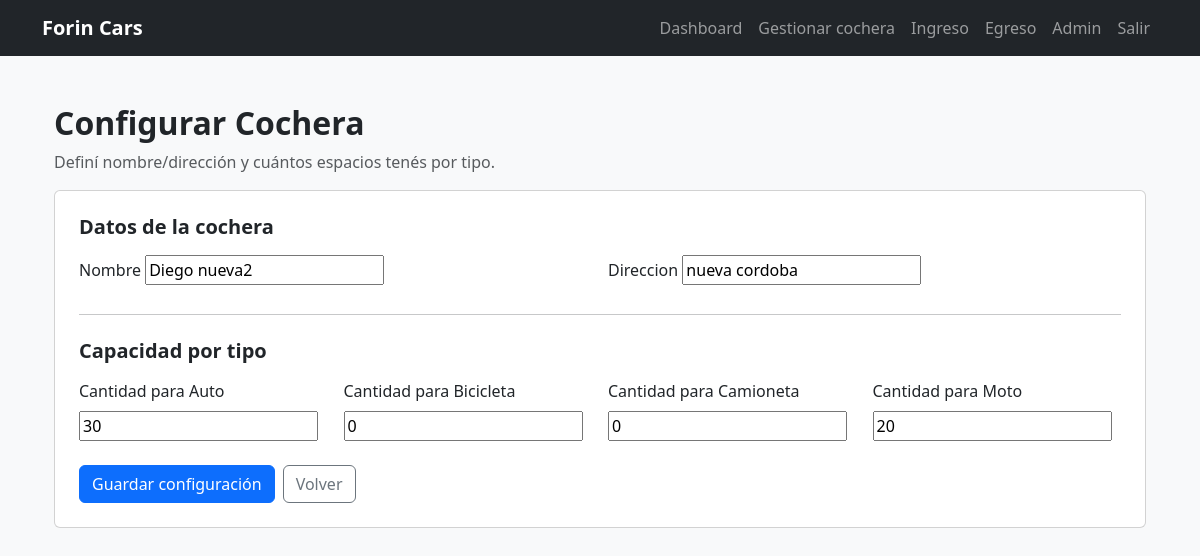
The app's page /parking/cocheras/1/editar/ (signed in), older data.
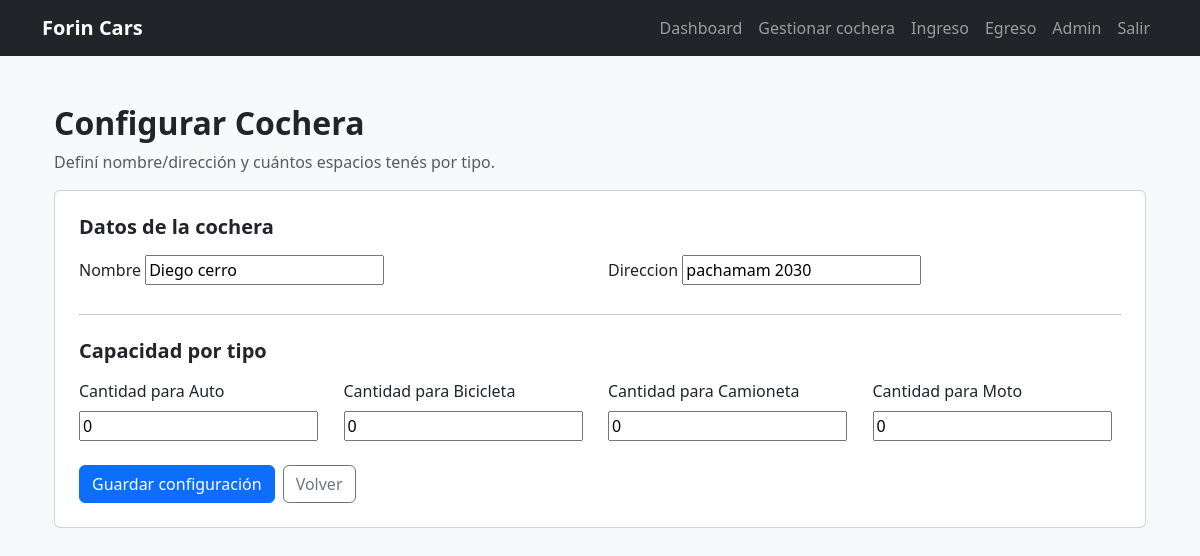
The same page, newer data.
### parking/models.py (models this page shows, shortened)
class Cochera(models.Model):
    owner = models.ForeignKey(settings.AUTH_USER_MODEL, on_delete=models.CASCADE, related_name="cocheras")
    nombre = models.CharField(max_length=120)
    direccion = models.CharField(max_length=200, blank=True)
    activa = models.BooleanField(default=True)
    created_at = models.DateTimeField(auto_now_add=True)
    empleados = models.ManyToManyField(
        settings.AUTH_USER_MODEL,
        related_name="cocheras_asignadas",
        blank=True,
        through="CocheraEmpleado",
    )

### parking/views.py (the view)
# urls.py: path("cocheras/<int:cochera_id>/editar/", views.cochera_edit, name="cochera_edit"),
@login_required
def cochera_edit(request, cochera_id: int):
    cochera = get_object_or_404(Cochera, id=cochera_id, activa=True)
    if not _can_manage_cochera(request.user, cochera):
        return HttpResponseForbidden("No tenés permiso para editar esta cochera.")
    tipos = TipoEspacio.objects.all().order_by("nombre")
    existentes = {c.tipo_id: c.cantidad for c in ConfigCapacidad.objects.filter(cochera=cochera)}
    initial = {f"tipo_{t.id}": existentes.get(t.id, 0) for t in tipos}
    if request.method == "POST":
        cochera_form = CocheraForm(request.POST, instance=cochera)
        cap_form = CapacidadForm(request.POST, tipos=tipos)
        if cochera_form.is_valid() and cap_form.is_valid():
            cochera_form.save()
            ConfigCapacidad.objects.filter(cochera=cochera).delete()
            for tipo in tipos:
                cantidad = cap_form.cleaned_data.get(f"tipo_{tipo.id}", 0)
                ConfigCapacidad.objects.create(cochera=cochera, tipo=tipo, cantidad=cantidad)
            try:
                regenerar_espacios(cochera)
            except ValueError as e:
                messages.error(request, str(e))
                return redirect("cochera_edit", cochera_id=cochera.id)
            messages.success(request, "Cochera actualizada correctamente.")
            return redirect("cochera_detail", cochera_id=cochera.id)
    else:
        cochera_form = CocheraForm(instance=cochera)
        cap_form = CapacidadForm(tipos=tipos, initial=initial)
    return render(
        request,
        "parking/setup.html",
        {"cochera_form": cochera_form, "cap_form": cap_form, "cochera": cochera, "modo": "edit"},
    )

### parking/forms.py
class CocheraForm(forms.ModelForm):
    class Meta:
        model = Cochera
        fields = ["nombre", "direccion"]

class CapacidadForm(forms.Form):
    def __init__(self, *args, **kwargs):
        tipos = kwargs.pop("tipos")
        super().__init__(*args, **kwargs)
        for tipo in tipos:
            self.fields[f"tipo_{tipo.id}"] = forms.IntegerField(
                min_value=0,
                required=True,
                label=f"Cantidad para {tipo.nombre}",
                initial=0,
            )

### parking/views.py (called while the page is built)
def _is_superadmin(user) -> bool:
    return user.is_authenticated and user.is_superuser

def _can_manage_cochera(user, cochera: Cochera) -> bool:
    return _is_superadmin(user) or cochera.owner_id == user.id

### parking/templates/parking/setup.html (shortened to what this page needs)
{% extends "base.html" %}
{% block content %}
<div class="container py-4">
  <h2 class="fw-bold">Configurar Cochera</h2>
  <p class="text-muted">Definí nombre/dirección y cuántos espacios tenés por tipo.</p>
  <form method="post" class="card p-4">
    <h5 class="fw-bold mb-3">Datos de la cochera</h5>
    <div class="row g-3">
      <div class="col-md-6">
        <label class="form-label">{{ cochera_form.nombre.label }}</label>
        {{ cochera_form.nombre }}
      </div>
      <div class="col-md-6">
        <label class="form-label">{{ cochera_form.direccion.label }}</label>
        {{ cochera_form.direccion }}
      </div>
    </div>
    <hr class="my-4">
    <h5 class="fw-bold mb-3">Capacidad por tipo</h5>
    <div class="row g-3">
      {% for field in cap_form %}
        <div class="col-md-3">
          <label class="form-label">{{ field.label }}</label>
          {{ field }}
        </div>
      {% endfor %}
    </div>
    <div class="mt-4 d-flex gap-2">
      <button class="btn btn-primary" type="submit">Guardar configuración</button>
      <a class="btn btn-outline-secondary" href="{% url 'dashboard' %}">Volver</a>
    </div>
  </form>
</div>
{% endblock %}

Row changes from the older to the newer data that the page shows:
changed Cochera: nombre "Diego nueva2" → "Diego cerro"; direccion "nueva cordoba" → "pachamam 2030"
Text that changed along with them:
form field field: "30" → "0"
form field field: "20" → "0"
